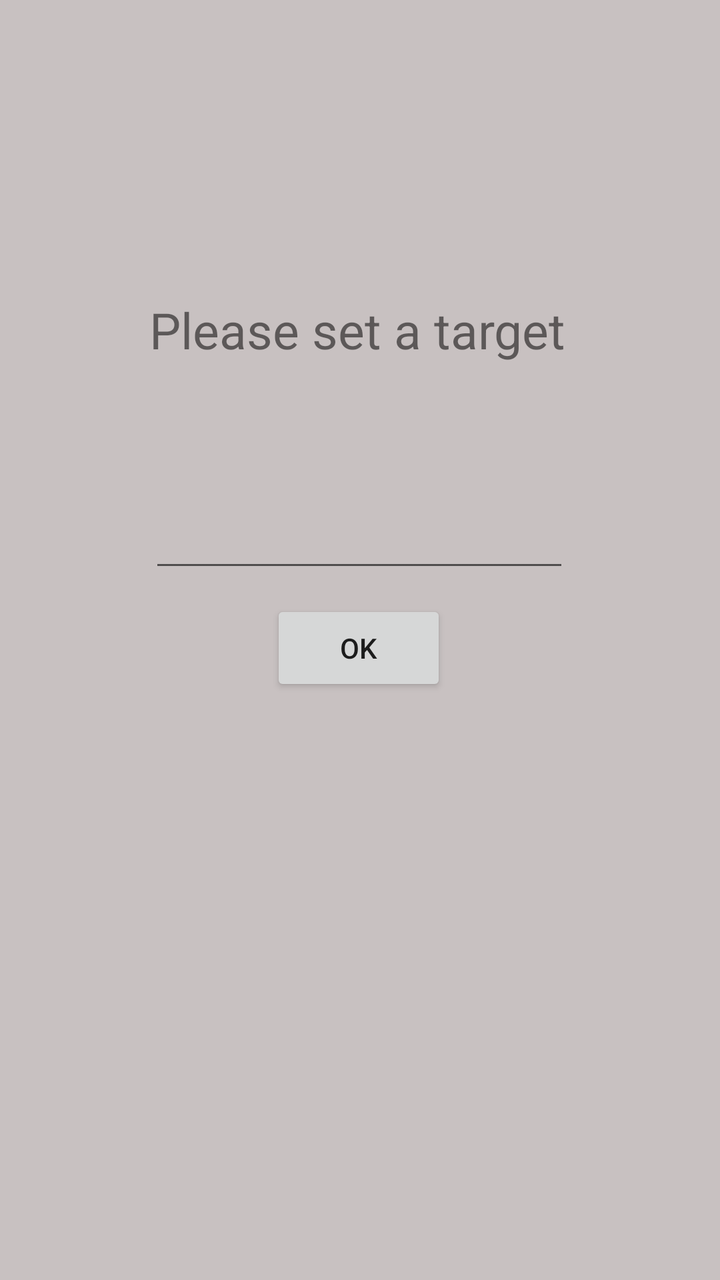
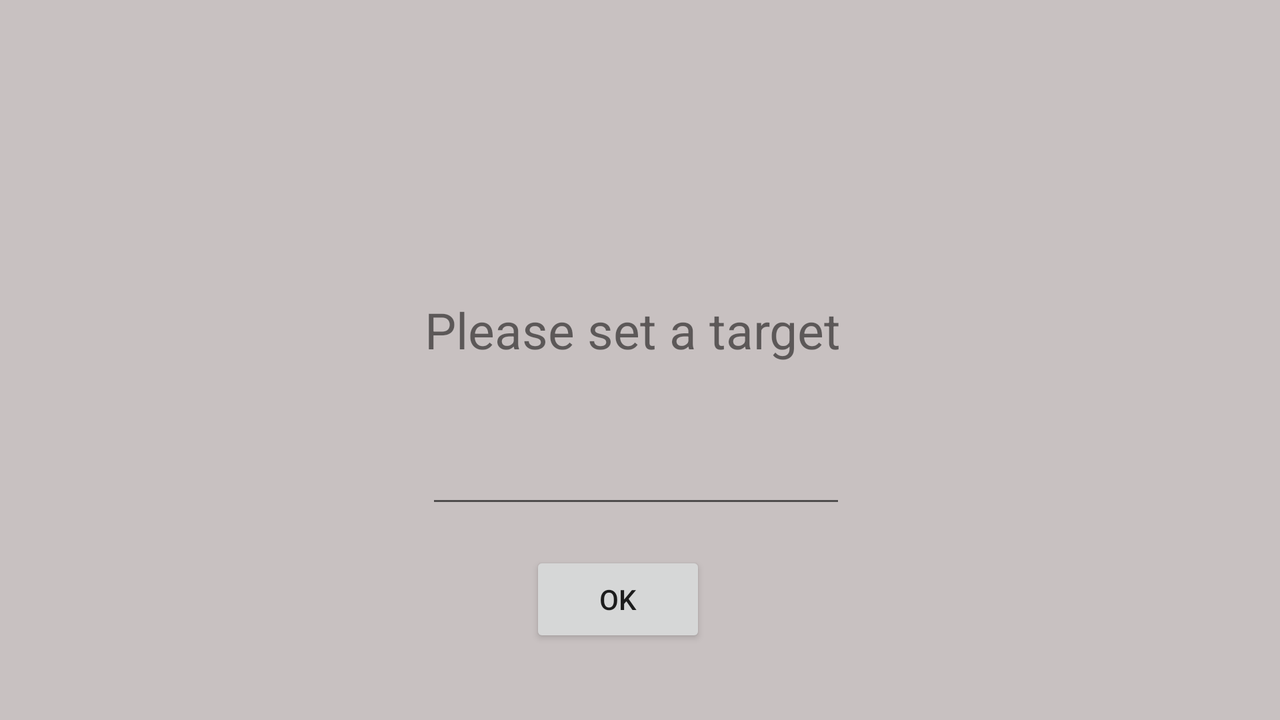

Two renders of one Android screen. The first uses the default layout on a phone; the second uses the alternative layout the repository ships for a different screen configuration, on a matching device. The two XML files are below.
<!-- AndroidManifest.xml: application theme Theme.AppCompat.DayNight.NoActionBar -->
<!-- res/layout/activity_target.xml -->
<?xml version="1.0" encoding="utf-8"?>
<androidx.constraintlayout.widget.ConstraintLayout xmlns:android="http://schemas.android.com/apk/res/android"
    xmlns:app="http://schemas.android.com/apk/res-auto"
    xmlns:tools="http://schemas.android.com/tools"
    android:layout_width="match_parent"
    android:layout_height="match_parent"
    android:background="#C8C1C1"
    tools:context=".TargetActivity">

    <Button
        android:id="@+id/targetbtn"
        android:layout_width="wrap_content"
        android:layout_height="wrap_content"
        android:layout_marginBottom="292dp"
        android:text="OK"
        app:layout_constraintBottom_toBottomOf="parent"
        app:layout_constraintEnd_toEndOf="parent"
        app:layout_constraintHorizontal_bias="0.498"
        app:layout_constraintStart_toStartOf="parent" />

    <TextView
        android:id="@+id/textView8"
        android:layout_width="wrap_content"
        android:layout_height="wrap_content"
        android:layout_marginTop="148dp"
        android:text="Please set a target"
        android:textSize="25sp"
        app:layout_constraintEnd_toEndOf="parent"
        app:layout_constraintHorizontal_bias="0.492"
        app:layout_constraintStart_toStartOf="parent"
        app:layout_constraintTop_toTopOf="parent" />

    <EditText
        android:id="@+id/target"
        android:layout_width="wrap_content"
        android:layout_height="wrap_content"
        android:layout_marginTop="68dp"
        android:ems="10"
        android:inputType="textPersonName"
        app:layout_constraintEnd_toEndOf="parent"
        app:layout_constraintHorizontal_bias="0.497"
        app:layout_constraintStart_toStartOf="parent"
        app:layout_constraintTop_toBottomOf="@+id/textView8" />
</androidx.constraintlayout.widget.ConstraintLayout>
<!-- resources referenced by this layout -->
<resources>

</resources>
<!-- res/layout-land/activity_target.xml (the repository's variant of the layout above) -->
<!-- drawn on the phone turned sideways -->
<?xml version="1.0" encoding="utf-8"?>
<androidx.constraintlayout.widget.ConstraintLayout xmlns:android="http://schemas.android.com/apk/res/android"
    xmlns:app="http://schemas.android.com/apk/res-auto"
    xmlns:tools="http://schemas.android.com/tools"
    android:layout_width="match_parent"
    android:layout_height="match_parent"
    android:background="#C8C1C1"
    tools:context=".TargetActivity">

    <Button
        android:id="@+id/targetbtn"
        android:layout_width="wrap_content"
        android:layout_height="wrap_content"
        android:layout_marginTop="40dp"
        android:layout_marginBottom="60dp"
        android:text="OK"
        app:layout_constraintBottom_toBottomOf="parent"
        app:layout_constraintEnd_toEndOf="parent"
        app:layout_constraintHorizontal_bias="0.48"
        app:layout_constraintStart_toStartOf="parent"
        app:layout_constraintTop_toBottomOf="@+id/target" />

    <TextView
        android:id="@+id/textView8"
        android:layout_width="wrap_content"
        android:layout_height="wrap_content"
        android:layout_marginTop="148dp"
        android:text="Please set a target"
        android:textSize="25sp"
        app:layout_constraintEnd_toEndOf="parent"
        app:layout_constraintHorizontal_bias="0.492"
        app:layout_constraintStart_toStartOf="parent"
        app:layout_constraintTop_toTopOf="parent" />

    <EditText
        android:id="@+id/target"
        android:layout_width="wrap_content"
        android:layout_height="wrap_content"
        android:layout_marginTop="36dp"
        android:ems="10"
        android:inputType="textPersonName"
        app:layout_constraintEnd_toEndOf="parent"
        app:layout_constraintHorizontal_bias="0.495"
        app:layout_constraintStart_toStartOf="parent"
        app:layout_constraintTop_toBottomOf="@+id/textView8" />
</androidx.constraintlayout.widget.ConstraintLayout>
